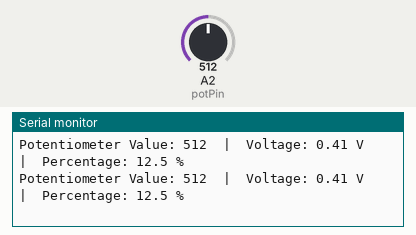
A sketch run on a simulated Arduino Uno, built with avr-gcc and run on an emulated ATmega328P. Shown: the last lines printed to the serial monitor. The test bench sets the inputs (shaded band); at power-on: A2 (potPin) = 512.

Above: at 1.2 s.
1.3 s: A2 (potPin) set to 716
At 1.35 s:
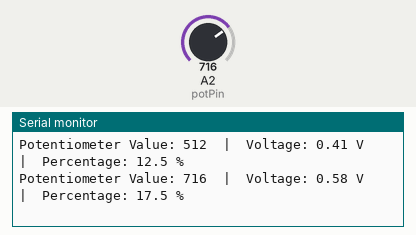
2.8 s: A2 (potPin) set to 900
At 2.8 s:
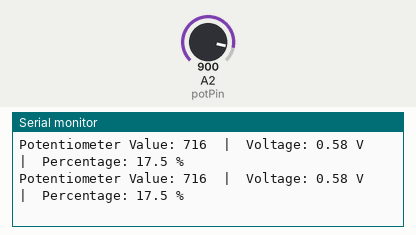
Timing chart, 0 to 5.8 s (numbered marks = the images above; inputs shaded):
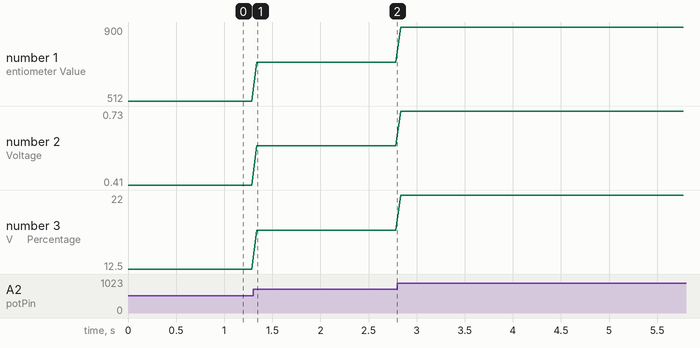

Measured:
- after the input at 1.3 s, the serial monitor: prints a new line at once (image 1)
- plotted number 1: 512 → 716 after the input at 1.3 s, 716 → 900 after the input at 2.8 s
- plotted number 2: 0.41 → 0.58 after the input at 1.3 s, 0.58 → 0.73 after the input at 2.8 s
- plotted number 3: 12.5 → 17.5 after the input at 1.3 s, 17.5 → 22 after the input at 2.8 s

The sketch:

lab1_exp.4.bonus.ino
```cpp
const int potPin = 2;

int potValue;
float voltage = 0;
float percentage = 0;

void setup() {
  Serial.begin(115200);
}

void loop() {
  potValue = analogRead(potPin);
  voltage = (3.3 / 4095.0) * potValue;
  percentage = (potValue / 4095.0) * 100;

  Serial.print("Potentiometer Value: ");
  Serial.print(potValue);
  Serial.print("  |  ");

  Serial.print("Voltage: ");
  Serial.print(voltage, 2);
  Serial.print(" V  |  ");

  Serial.print("Percentage: ");
  Serial.print(percentage, 1);
  Serial.println(" %");

  delay(50);
}
```
